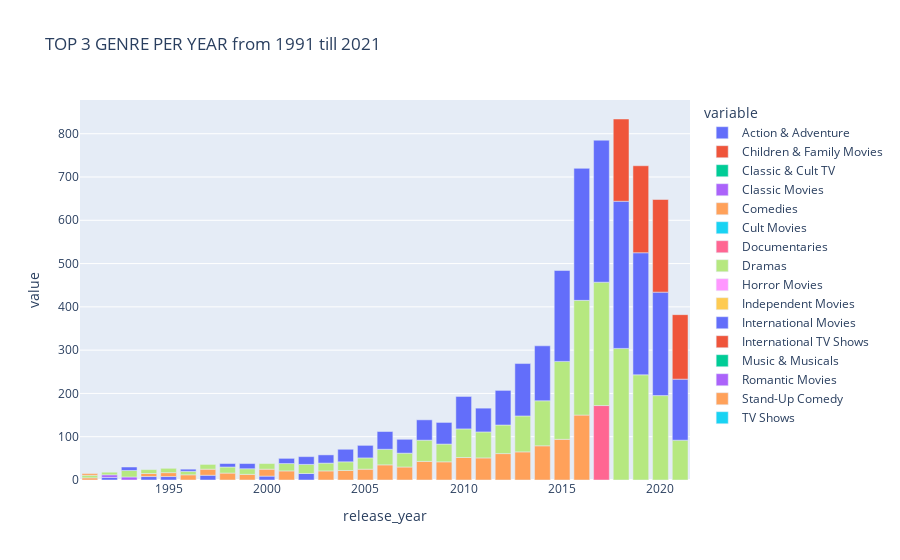

This figure's notebook cell:
### Code cell
genre_year_pivot_table_df['release_year']=genre_year_pivot_table_df['release_year'].astype(int)
year_30_df=genre_year_pivot_table_df[genre_year_pivot_table_df['release_year']>1990]
pl.bar(year_30_df,x='release_year',y=genre_year_pivot_table_df.columns[1:],title="TOP 3 GENRE PER YEAR from 1991 till 2021")

### Figure 1 — Plotly figure (JSON) as saved in the notebook; plotly's stock layout.template omitted (floating-point values rounded to 4 significant figures)
{"data": [{"alignmentgroup": "True", "hovertemplate": "variable=Action & Adventure<br>release_year=%{x}<br>value=%{y}<extra></extra>", "legendgroup": "Action & Adventure", "marker": {"color": "#636efa", "pattern": {"shape": ""}}, "name": "Action & Adventure", "offsetgroup": "Action & Adventure", "orientation": "v", "showlegend": true, "textposition": "auto", "type": "bar", "x": [1991, 1992, 1993, 1994, 1995, 1996, 1997, 1998, 1999, 2000, 2001, 2002, 2003, 2004, 2005, 2006, 2007, 2008, 2009, 2010, 2011, 2012, 2013, 2014, 2015, 2016, 2017, 2018, 2019, 2020, 2021], "xaxis": "x", "y": [null, 6, null, 8, 8, null, 11, null, null, 9, null, 15, null, null, null, null, null, null, null, null, null, null, null, null, null, null, null, null, null, null, null], "yaxis": "y"}, {"alignmentgroup": "True", "hovertemplate": "variable=Children & Family Movies<br>release_year=%{x}<br>value=%{y}<extra></extra>", "legendgroup": "Children & Family Movies", "marker": {"color": "#EF553B", "pattern": {"shape": ""}}, "name": "Children & Family Movies", "offsetgroup": "Children & Family Movies", "orientation": "v", "showlegend": true, "textposition": "auto", "type": "bar", "x": [1991, 1992, 1993, 1994, 1995, 1996, 1997, 1998, 1999, 2000, 2001, 2002, 2003, 2004, 2005, 2006, 2007, 2008, 2009, 2010, 2011, 2012, 2013, 2014, 2015, 2016, 2017, 2018, 2019, 2020, 2021], "xaxis": "x", "y": [null, null, null, null, null, null, null, null, null, null, null, null, null, null, null, null, null, null, null, null, null, null, null, null, null, null, null, null, null, null, null], "yaxis": "y"}, {"alignmentgroup": "True", "hovertemplate": "variable=Classic & Cult TV<br>release_year=%{x}<br>value=%{y}<extra></extra>", "legendgroup": "Classic & Cult TV", "marker": {"color": "#00cc96", "pattern": {"shape": ""}}, "name": "Classic & Cult TV", "offsetgroup": "Classic & Cult TV", "orientation": "v", "showlegend": true, "textposition": "auto", "type": "bar", "x": [1991, 1992, 1993, 1994, 1995, 1996, 1997, 1998, 1999, 2000, 2001, 2002, 2003, 2004, 2005, 2006, 2007, 2008, 2009, 2010, 2011, 2012, 2013, 2014, 2015, 2016, 2017, 2018, 2019, 2020, 2021], "xaxis": "x", "y": [null, null, null, null, null, null, null, null, null, null, null, null, null, null, null, null, null, null, null, null, null, null, null, null, null, null, null, null, null, null, null], "yaxis": "y"}, {"alignmentgroup": "True", "hovertemplate": "variable=Classic Movies<br>release_year=%{x}<br>value=%{y}<extra></extra>", "legendgroup": "Classic Movies", "marker": {"color": "#ab63fa", "pattern": {"shape": ""}}, "name": "Classic Movies", "offsetgroup": "Classic Movies", "orientation": "v", "showlegend": true, "textposition": "auto", "type": "bar", "x": [1991, 1992, 1993, 1994, 1995, 1996, 1997, 1998, 1999, 2000, 2001, 2002, 2003, 2004, 2005, 2006, 2007, 2008, 2009, 2010, 2011, 2012, 2013, 2014, 2015, 2016, 2017, 2018, 2019, 2020, 2021], "xaxis": "x", "y": [null, 6, 7, null, null, null, null, null, null, null, null, null, null, null, null, null, null, null, null, null, null, null, null, null, null, null, null, null, null, null, null], "yaxis": "y"}, {"alignmentgroup": "True", "hovertemplate": "variable=Comedies<br>release_year=%{x}<br>value=%{y}<extra></extra>", "legendgroup": "Comedies", "marker": {"color": "#FFA15A", "pattern": {"shape": ""}}, "name": "Comedies", "offsetgroup": "Comedies", "orientation": "v", "showlegend": true, "textposition": "auto", "type": "bar", "x": [1991, 1992, 1993, 1994, 1995, 1996, 1997, 1998, 1999, 2000, 2001, 2002, 2003, 2004, 2005, 2006, 2007, 2008, 2009, 2010, 2011, 2012, 2013, 2014, 2015, 2016, 2017, 2018, 2019, 2020, 2021], "xaxis": "x", "y": [5, null, null, 7, 9, 12, 14, 16, 13, 16, 21, null, 21, 22, 25, 35, 30, 43, 42, 52, 51, 61, 65, 79, 94, 150, null, null, null, null, null], "yaxis": "y"}, {"alignmentgroup": "True", "hovertemplate": "variable=Cult Movies<br>release_year=%{x}<br>value=%{y}<extra></extra>", "legendgroup": "Cult Movies", "marker": {"color": "#19d3f3", "pattern": {"shape": ""}}, "name": "Cult Movies", "offsetgroup": "Cult Movies", "orientation": "v", "showlegend": true, "textposition": "auto", "type": "bar", "x": [1991, 1992, 1993, 1994, 1995, 1996, 1997, 1998, 1999, 2000, 2001, 2002, 2003, 2004, 2005, 2006, 2007, 2008, 2009, 2010, 2011, 2012, 2013, 2014, 2015, 2016, 2017, 2018, 2019, 2020, 2021], "xaxis": "x", "y": [null, null, null, null, null, null, null, null, null, null, null, null, null, null, null, null, null, null, null, null, null, null, null, null, null, null, null, null, null, null, null], "yaxis": "y"}, {"alignmentgroup": "True", "hovertemplate": "variable=Documentaries<br>release_year=%{x}<br>value=%{y}<extra></extra>", "legendgroup": "Documentaries", "marker": {"color": "#FF6692", "pattern": {"shape": ""}}, "name": "Documentaries", "offsetgroup": "Documentaries", "orientation": "v", "showlegend": true, "textposition": "auto", "type": "bar", "x": [1991, 1992, 1993, 1994, 1995, 1996, 1997, 1998, 1999, 2000, 2001, 2002, 2003, 2004, 2005, 2006, 2007, 2008, 2009, 2010, 2011, 2012, 2013, 2014, 2015, 2016, 2017, 2018, 2019, 2020, 2021], "xaxis": "x", "y": [null, null, null, null, null, null, null, null, null, null, null, null, null, null, null, null, null, null, null, null, null, null, null, null, null, null, 172, null, null, null, null], "yaxis": "y"}, {"alignmentgroup": "True", "hovertemplate": "variable=Dramas<br>release_year=%{x}<br>value=%{y}<extra></extra>", "legendgroup": "Dramas", "marker": {"color": "#B6E880", "pattern": {"shape": ""}}, "name": "Dramas", "offsetgroup": "Dramas", "orientation": "v", "showlegend": true, "textposition": "auto", "type": "bar", "x": [1991, 1992, 1993, 1994, 1995, 1996, 1997, 1998, 1999, 2000, 2001, 2002, 2003, 2004, 2005, 2006, 2007, 2008, 2009, 2010, 2011, 2012, 2013, 2014, 2015, 2016, 2017, 2018, 2019, 2020, 2021], "xaxis": "x", "y": [6, 6, 15, 9, 10, 8, 11, 14, 13, 13, 17, 21, 18, 20, 26, 36, 32, 49, 41, 66, 60, 66, 83, 104, 180, 265, 285, 304, 243, 195, 92], "yaxis": "y"}, {"alignmentgroup": "True", "hovertemplate": "variable=Horror Movies<br>release_year=%{x}<br>value=%{y}<extra></extra>", "legendgroup": "Horror Movies", "marker": {"color": "#FF97FF", "pattern": {"shape": ""}}, "name": "Horror Movies", "offsetgroup": "Horror Movies", "orientation": "v", "showlegend": true, "textposition": "auto", "type": "bar", "x": [1991, 1992, 1993, 1994, 1995, 1996, 1997, 1998, 1999, 2000, 2001, 2002, 2003, 2004, 2005, 2006, 2007, 2008, 2009, 2010, 2011, 2012, 2013, 2014, 2015, 2016, 2017, 2018, 2019, 2020, 2021], "xaxis": "x", "y": [null, null, null, null, null, null, null, null, null, null, null, null, null, null, null, null, null, null, null, null, null, null, null, null, null, null, null, null, null, null, null], "yaxis": "y"}, {"alignmentgroup": "True", "hovertemplate": "variable=Independent Movies<br>release_year=%{x}<br>value=%{y}<extra></extra>", "legendgroup": "Independent Movies", "marker": {"color": "#FECB52", "pattern": {"shape": ""}}, "name": "Independent Movies", "offsetgroup": "Independent Movies", "orientation": "v", "showlegend": true, "textposition": "auto", "type": "bar", "x": [1991, 1992, 1993, 1994, 1995, 1996, 1997, 1998, 1999, 2000, 2001, 2002, 2003, 2004, 2005, 2006, 2007, 2008, 2009, 2010, 2011, 2012, 2013, 2014, 2015, 2016, 2017, 2018, 2019, 2020, 2021], "xaxis": "x", "y": [null, null, null, null, null, null, null, null, null, null, null, null, null, null, null, null, null, null, null, null, null, null, null, null, null, null, null, null, null, null, null], "yaxis": "y"}, {"alignmentgroup": "True", "hovertemplate": "variable=International Movies<br>release_year=%{x}<br>value=%{y}<extra></extra>", "legendgroup": "International Movies", "marker": {"color": "#636efa", "pattern": {"shape": ""}}, "name": "International Movies", "offsetgroup": "International Movies", "orientation": "v", "showlegend": true, "textposition": "auto", "type": "bar", "x": [1991, 1992, 1993, 1994, 1995, 1996, 1997, 1998, 1999, 2000, 2001, 2002, 2003, 2004, 2005, 2006, 2007, 2008, 2009, 2010, 2011, 2012, 2013, 2014, 2015, 2016, 2017, 2018, 2019, 2020, 2021], "xaxis": "x", "y": [null, null, 8, null, null, 5, null, 8, 12, null, 12, 18, 19, 29, 29, 41, 32, 47, 50, 75, 55, 80, 121, 127, 210, 305, 328, 340, 282, 239, 141], "yaxis": "y"}, {"alignmentgroup": "True", "hovertemplate": "variable=International TV Shows<br>release_year=%{x}<br>value=%{y}<extra></extra>", "legendgroup": "International TV Shows", "marker": {"color": "#EF553B", "pattern": {"shape": ""}}, "name": "International TV Shows", "offsetgroup": "International TV Shows", "orientation": "v", "showlegend": true, "textposition": "auto", "type": "bar", "x": [1991, 1992, 1993, 1994, 1995, 1996, 1997, 1998, 1999, 2000, 2001, 2002, 2003, 2004, 2005, 2006, 2007, 2008, 2009, 2010, 2011, 2012, 2013, 2014, 2015, 2016, 2017, 2018, 2019, 2020, 2021], "xaxis": "x", "y": [null, null, null, null, null, null, null, null, null, null, null, null, null, null, null, null, null, null, null, null, null, null, null, null, null, null, null, 190, 201, 214, 149], "yaxis": "y"}, {"alignmentgroup": "True", "hovertemplate": "variable=Music & Musicals<br>release_year=%{x}<br>value=%{y}<extra></extra>", "legendgroup": "Music & Musicals", "marker": {"color": "#00cc96", "pattern": {"shape": ""}}, "name": "Music & Musicals", "offsetgroup": "Music & Musicals", "orientation": "v", "showlegend": true, "textposition": "auto", "type": "bar", "x": [1991, 1992, 1993, 1994, 1995, 1996, 1997, 1998, 1999, 2000, 2001, 2002, 2003, 2004, 2005, 2006, 2007, 2008, 2009, 2010, 2011, 2012, 2013, 2014, 2015, 2016, 2017, 2018, 2019, 2020, 2021], "xaxis": "x", "y": [null, null, null, null, null, null, null, null, null, null, null, null, null, null, null, null, null, null, null, null, null, null, null, null, null, null, null, null, null, null, null], "yaxis": "y"}, {"alignmentgroup": "True", "hovertemplate": "variable=Romantic Movies<br>release_year=%{x}<br>value=%{y}<extra></extra>", "legendgroup": "Romantic Movies", "marker": {"color": "#ab63fa", "pattern": {"shape": ""}}, "name": "Romantic Movies", "offsetgroup": "Romantic Movies", "orientation": "v", "showlegend": true, "textposition": "auto", "type": "bar", "x": [1991, 1992, 1993, 1994, 1995, 1996, 1997, 1998, 1999, 2000, 2001, 2002, 2003, 2004, 2005, 2006, 2007, 2008, 2009, 2010, 2011, 2012, 2013, 2014, 2015, 2016, 2017, 2018, 2019, 2020, 2021], "xaxis": "x", "y": [null, null, null, null, null, null, null, null, null, null, null, null, null, null, null, null, null, null, null, null, null, null, null, null, null, null, null, null, null, null, null], "yaxis": "y"}, {"alignmentgroup": "True", "hovertemplate": "variable=Stand-Up Comedy<br>release_year=%{x}<br>value=%{y}<extra></extra>", "legendgroup": "Stand-Up Comedy", "marker": {"color": "#FFA15A", "pattern": {"shape": ""}}, "name": "Stand-Up Comedy", "offsetgroup": "Stand-Up Comedy", "orientation": "v", "showlegend": true, "textposition": "auto", "type": "bar", "x": [1991, 1992, 1993, 1994, 1995, 1996, 1997, 1998, 1999, 2000, 2001, 2002, 2003, 2004, 2005, 2006, 2007, 2008, 2009, 2010, 2011, 2012, 2013, 2014, 2015, 2016, 2017, 2018, 2019, 2020, 2021], "xaxis": "x", "y": [4, null, null, null, null, null, null, null, null, null, null, null, null, null, null, null, null, null, null, null, null, null, null, null, null, null, null, null, null, null, null], "yaxis": "y"}, {"alignmentgroup": "True", "hovertemplate": "variable=TV Shows<br>release_year=%{x}<br>value=%{y}<extra></extra>", "legendgroup": "TV Shows", "marker": {"color": "#19d3f3", "pattern": {"shape": ""}}, "name": "TV Shows", "offsetgroup": "TV Shows", "orientation": "v", "showlegend": true, "textposition": "auto", "type": "bar", "x": [1991, 1992, 1993, 1994, 1995, 1996, 1997, 1998, 1999, 2000, 2001, 2002, 2003, 2004, 2005, 2006, 2007, 2008, 2009, 2010, 2011, 2012, 2013, 2014, 2015, 2016, 2017, 2018, 2019, 2020, 2021], "xaxis": "x", "y": [null, null, null, null, null, null, null, null, null, null, null, null, null, null, null, null, null, null, null, null, null, null, null, null, null, null, null, null, null, null, null], "yaxis": "y"}], "layout": {"barmode": "relative", "legend": {"title": {"text": "variable"}, "tracegroupgap": 0}, "title": {"text": "TOP 3 GENRE PER YEAR from 1991 till 2021"}, "xaxis": {"anchor": "y", "domain": [0, 1], "title": {"text": "release_year"}}, "yaxis": {"anchor": "x", "domain": [0, 1], "title": {"text": "value"}}}}
